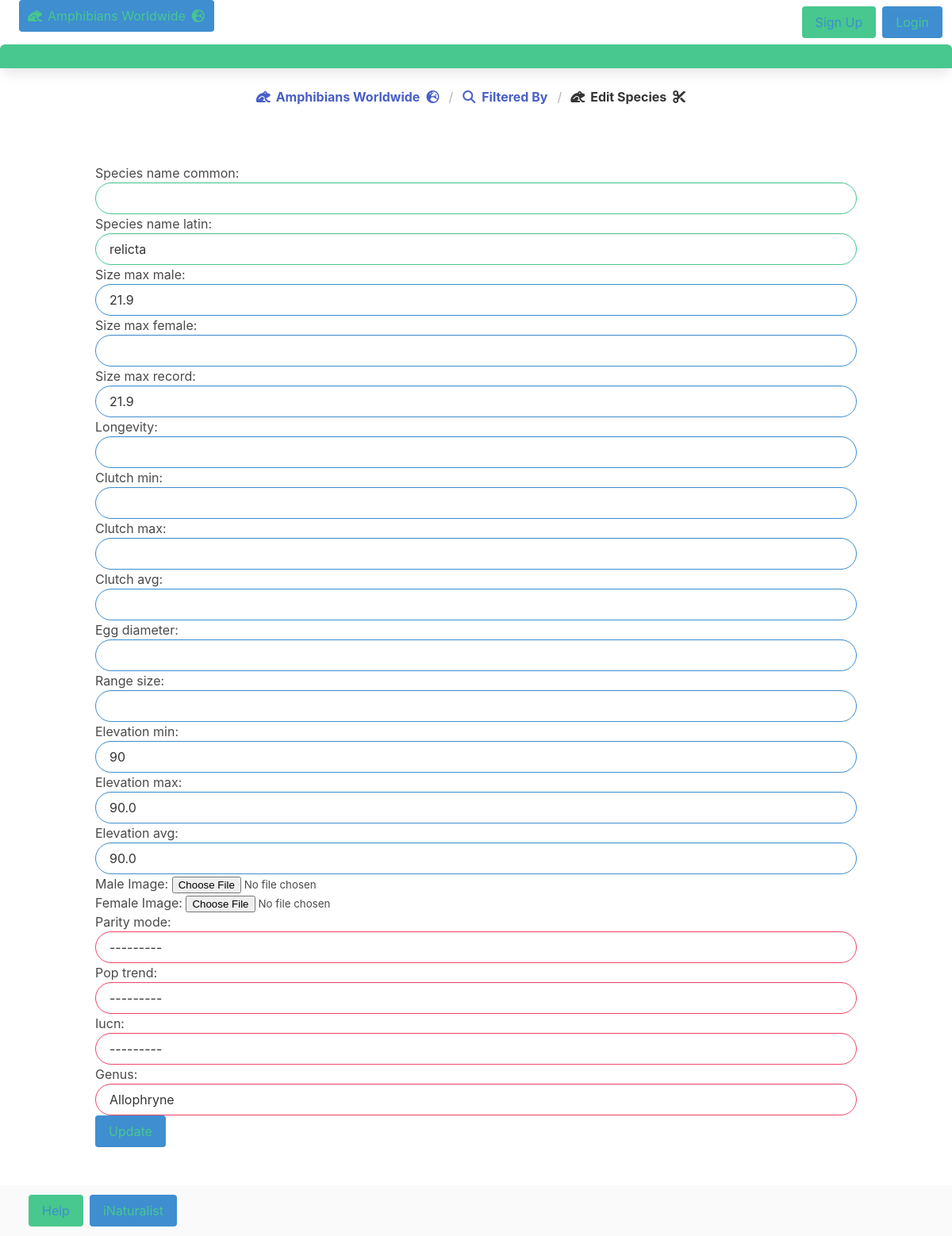
/home/staff/edit_species/1, run on the app's committed database.
### home/models.py (models this page shows, shortened)
class Species(models.Model):
    species_id = models.AutoField(primary_key=True)
    species_name_common = models.CharField(max_length=200, blank=True, null=True)
    species_name_latin = models.CharField(max_length=200, blank=True, null=True)
    size_max_male = models.FloatField(blank=True, null=True, validators=[validate_negative])
    size_max_female = models.FloatField(blank=True, null=True, validators=[validate_negative])
    size_max_record = models.FloatField(blank=True, null=True, validators=[validate_negative])
    longevity = models.FloatField(blank=True, null=True, validators=[validate_negative])
    clutch_min = models.IntegerField(blank=True, null=True, validators=[validate_negative])
    clutch_max = models.IntegerField(blank=True, null=True, validators=[validate_negative])
    clutch_avg = models.FloatField(blank=True, null=True, validators=[validate_negative])
    egg_diameter = models.FloatField(blank=True, null=True, validators=[validate_negative])
    range_size = models.FloatField(blank=True, null=True, validators=[validate_negative])
    elevation_min = models.IntegerField(blank=True, null=True)
    elevation_max = models.FloatField(blank=True, null=True)
    elevation_avg = models.FloatField(blank=True, null=True)
    img_uri_male = models.ImageField(null=True, blank=True, upload_to="images/")
    img_uri_female = models.ImageField(null=True, blank=True, upload_to="images/")
    verif_status = models.BooleanField(default = True, blank=False, null=False)
    parity_mode = models.ForeignKey(Parity_Mode, on_delete=models.DO_NOTHING, blank=True, null=True)
    pop_trend = models.ForeignKey(Pop_Trend, on_delete=models.DO_NOTHING, blank=True, null=True)
    iucn = models.ForeignKey(IUCN, on_delete=models.DO_NOTHING, blank=True, null=True)
    genus = models.ForeignKey(Genus, on_delete=models.DO_NOTHING, blank=True, null=True)
    user = models.ForeignKey(User,  default='3', on_delete=models.DO_NOTHING)
    class Meta:
        managed = True
        db_table = 'species'

class Parity_Mode(models.Model):
    parity_mode_id = models.AutoField(primary_key=True)
    parity_mode_desc = models.CharField(max_length=200)
    def __str__(self) :
        return self.parity_mode_desc
    class Meta:
        managed = False
        db_table = 'parity_mode'

class Pop_Trend(models.Model):
    pop_trend_id = models.AutoField(primary_key=True)
    pop_trend_status = models.CharField(max_length=200)
    def __str__(self) :
        return self.pop_trend_status
    class Meta:
        managed = False
        db_table = 'pop_trend'

class IUCN(models.Model):
    iucn_id = models.AutoField(primary_key=True)
    iucn_status = models.CharField(max_length=200)
    def __str__(self) :
        return self.iucn_status
    class Meta:
        managed = False
        db_table = 'iucn'

### home/views.py (the view, shortened to what this page needs)
# urls.py: path('staff/edit_species/<int:species_id>', views.edit_species_view, name = 'edit_species'),
def edit_species_view(request, species_id):
        species = Species.objects.get(species_id=species_id)
        species_form = Submit_Species_Form(request.POST or None, request.FILES or None, instance=species)
        return render(request, 'home/staff/edit_species.html',{'species': species,'species_form':species_form,})

### home/models.py (called while the page is built)
    def __str__(self) :
        return self.genus_name

### home/templates/home/staff/edit_species.html (shortened to what this page needs)
{% extends 'base.html' %}
{% block content %}
<article class="panel is-success">
  <p class="panel-heading">
  </p>
</article>
<nav class="breadcrumb is-centered" aria-label="breadcrumbs">
  <ul>
    <li><a href="{% url 'home:index' %}"><span class="icon is-small">
          <i class="fa-solid fa-frog"></i>
        </span>
        <span><strong>Amphibians Worldwide</strong></span>
        <span class="icon is-small">
          <i class="fa-solid fa-earth-europe"></i>
        </span></a></li>
    <li><a href="javascript:history.back()" aria-current="page"><span class="icon is-small">
          <i class="fa-solid fa-magnifying-glass"></i>
        </span>
        <span><strong>Filtered By</strong>
        </span></a></li>
    <li class="is-active"><a href="#" aria-current="page"><span class="icon is-small">
          <i class="fa-solid fa-frog"></i>
        </span>
        <span><strong>Edit Species</strong>
        </span>
        <span class="icon is-small">
          <i class="fa-solid fa-scissors"></i>
        </span>
      </a></li>
  </ul>
</nav>
<section class="section">
  <div class="container">
    <form action="{% url 'home:edit_species' species.pk %}" method=POST enctype="multipart/form-data"> {% csrf_token %}
      {{ species_form.as_p }}
      <div class="field is-grouped">
        <div class="control">
          <button class="button is-info has-text-success">Update</button>
        </div>
      </div>
    </form>
  </div>
</section>
{% endblock %}

### data on the page
Species: species_name_latin "relicta", size_max_male "21.9", size_max_record "21.9", elevation_min "90", elevation_max "90.0", elevation_avg "90.0", genus "Allophryne"
Parity_Mode: parity_mode "---------"
Pop_Trend: pop_trend "---------"
IUCN: iucn "---------"
